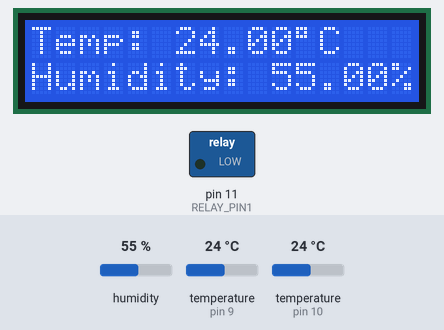
The sketch below on a simulated Arduino Uno, built with avr-gcc and run on an emulated ATmega328P. On the bench: 16×2 character LCD, switched loads named in the sketch (green lamp = pin HIGH). Wiring (inferred from the names in the program): DHT11 sensor: data pin 10. The inputs (shaded band) are chosen by the test bench; at power-on: temperature (sensors on pin 10, pin 9) 24 °C, humidity 55 %. The local clock reads 2024-03-15 10:24:30 at power-on unless the sketch sets it; pins used as bus, display or sensor lines are not drawn; what the sketch prints to the serial monitor is not drawn.

Above: at 1.2 s.
1.3 s: temperature (sensor on pin 10) set to 26 °C
At 7.0 s:
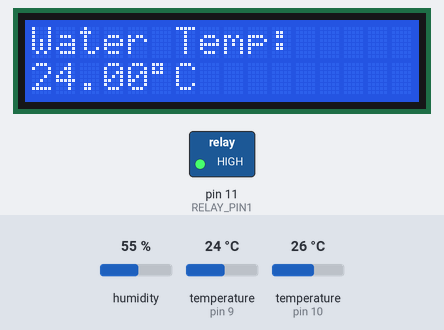
7.8 s: temperature (sensor on pin 9) set to 12 °C
At 12.0 s:
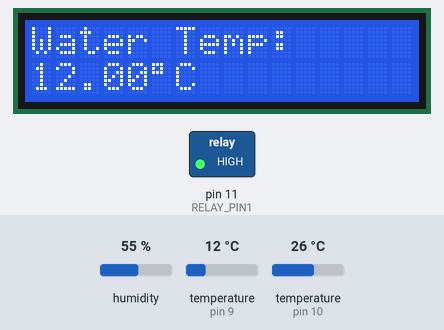
14.7 s: humidity set to 22 %
At 18.2 s:
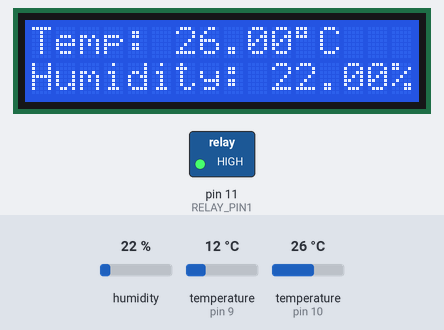
20.9 s: temperature (sensor on pin 10) set to 23 °C
At 23.2 s:
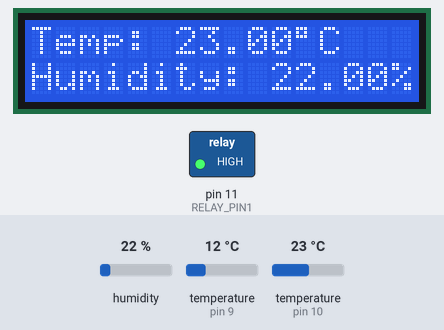
25.3 s: temperature (sensor on pin 10) set to 20 °C
At 26.2 s:
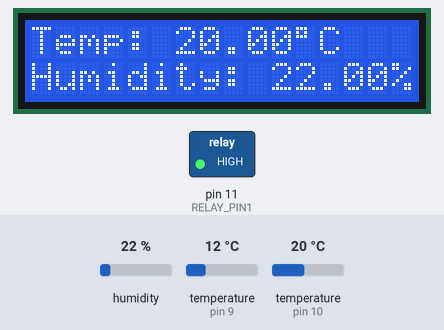
28.7 s: temperature (sensor on pin 9) set to 19 °C
At 32.6 s:
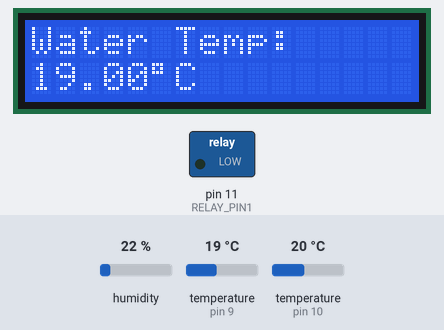
Timing chart, 0 to 34.1 s (numbered marks = the images above; inputs shaded):
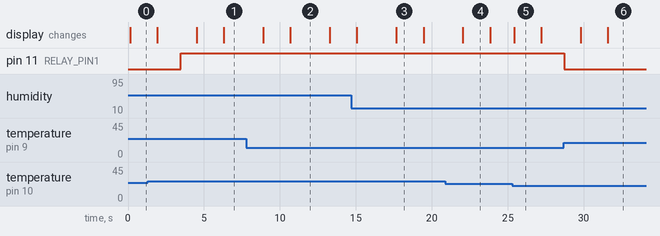

Measured:
- the behaviour switches between 24 and 25 °C on temperature (sensor on pin 10) (found by bisection; images 0 and 1)
- after the input at 1.3 s, pin 11 (RELAY_PIN1): LOW → HIGH after 2.2 s
- after the input at 7.8 s, the display: first differs from a run without the input after 2.9 s (image 2)
- after the input at 14.7 s, the display: first differs from a run without the input after 3.0 s (image 3)
- after the input at 20.9 s, the display: changes after 1.1 s (image 4)
- after the input at 25.3 s, the display: changes after 0.11 s (image 5)
- after the input at 28.7 s, the display: first differs from a run without the input after 2.9 s (image 6)

The sketch:

Code.ino
```cpp
/**
 * The code for the turtle tank
 * author: Levi Mariën
 */
#include <dht.h>
#include <Wire.h>
#include <OneWire.h>
#include <DallasTemperature.h>
#include <LiquidCrystal_I2C.h>
#include <LiquidCrystal.h>
#include <RTClib.h>

#include "tabel.h"

#define DS18B20_PIN 9
#define DHT11_PIN 10
#define RELAY_PIN1 11
#define RELAY_PIN2 12
#define LCD_I2C_ADDRESS 0x27
#define TEMPERATURE_LAMP_ON   21
#define TEMPERATURE_LAMP_OFF  25

//Set the LCD I2C address and pins on the I2C chip used for LCD connections.
LiquidCrystal_I2C lcd(LCD_I2C_ADDRESS, 2, 1, 0, 4, 5, 6, 7, 3, POSITIVE);
RTC_DS1307 rtc;
OneWire oneWire(DS18B20_PIN);
DallasTemperature sensors(&oneWire);
dht DHT;

void calculateMainState();
void errorState();
int getTemperatureSunTank();
void displayTempAndHum();
void displayTempWater();
void switchRelayOnOff(bool switchOnOff);

//The different states for the state machine
enum MainStates {
        Day,              //Day state
        Night,            //Night state
        Error             //Error state
};
enum DayStates {
        DisplayTempAndHumidity, //Display the temperature and humidity of the sun tank
        DisplayTempWater, //Display the temperature of the water
        SwitchOffLamp,    //Switch off the lamp
        SwitchOnLamp      //Switch on the lamp
};

enum NightStates {
        sleep,
        wakeUp
};

enum MainStates mainState;
enum DayStates dayState;
enum NightStates nightState;

char daysOfTheWeek[7][12] = {"Sunday", "Monday", "Tuesday", "Wednesday", "Thursday", "Friday", "Saturday"};
int temperatureSunTank;
int temperatureWater;
int check;

void setup(){

        Serial.begin(9600);
        lcd.begin(16,2);
        pinMode(RELAY_PIN1, OUTPUT);
        sensors.begin();
        if (!rtc.begin()) {
                Serial.println("Couldn't find RTC");
                while (1) ;
        }

        calculateMainState();

        if (!rtc.isrunning()) {
                Serial.println("RTC is NOT running!");
                // following line sets the RTC to the date & time this sketch was compiled
                rtc.adjust(DateTime(F(__DATE__), F(__TIME__)));
                // This line sets the RTC with an explicit date & time, for example to set
                // January 21, 2014 at 3am you would call:
                // rtc.adjust(DateTime(2014, 1, 21, 3, 0, 0));
        }
}

/**
 * This function pulls the time of the RTC and sets the Day or Night state
 */
void calculateMainState() {

        DateTime now = rtc.now();
        Serial.print(now.year(), DEC);
        Serial.print('/');
        Serial.print(now.month(), DEC);
        Serial.print('/');
        Serial.print(now.day(), DEC);
        Serial.print(" (");
        Serial.print(daysOfTheWeek[now.dayOfTheWeek()]);
        Serial.print(") ");
        Serial.print(now.hour(), DEC);
        Serial.print(':');
        Serial.print(now.minute(), DEC);
        Serial.print(':');
        Serial.print(now.second(), DEC);
        Serial.println();

        mainState = Day;
        if (mainState == Day) {
                dayState = DisplayTempAndHumidity;
        }
}

void errorState() {
        lcd.clear();
        lcd.setCursor(0,0);
        lcd.print("!!Error!!");
        lcd.setCursor(0,1);
        lcd.print("!!Error!!");
}
int getTemperatureSunTank() {
        check = DHT.read11(DHT11_PIN);
        return (int)DHT.temperature;
}

void displayTempAndHum() {
        check = DHT.read11(DHT11_PIN);

        //Print to LCD
        lcd.clear();
        lcd.setCursor(0,0);
        lcd.print("Temp: ");
        lcd.print(DHT.temperature);
        lcd.print((char)223);
        lcd.print("C");
        lcd.setCursor(0,1);
        lcd.print("Humidity: ");
        lcd.print(DHT.humidity);
        lcd.print("%");

        //Display on Serial
        Serial.print("Temperature = ");
        Serial.println(DHT.temperature);
        Serial.print("Humidity = ");
        Serial.println(DHT.humidity);

}

void displayTempWater() {

        sensors.requestTemperatures();
        lcd.clear();
        lcd.setCursor(0,0);
        lcd.print("Water Temp: ");
        lcd.setCursor(0,1);
        lcd.print(sensors.getTempCByIndex(0));
        lcd.print((char)223);
        lcd.print("C");

        Serial.print("Water temperature = ");
        Serial.println(sensors.getTempCByIndex(0));

}
void switchRelayOnOff(bool switchOnOff) {

//If switchOnOff is true --> switch on lamp
//if switchOnOff is false --> switch off lamp
        if (switchOnOff) {
                digitalWrite(RELAY_PIN1, 0);
        } else {
                digitalWrite(RELAY_PIN1, 1);
        }
}

void loop()
{
        //calculateMainState();

        if (mainState == Day) {
                if (dayState == DisplayTempAndHumidity) {
                        displayTempAndHum();
                        delay(500);
                        Serial.print("State: DisplayTempAndHumidity");
                        Serial.println();
                        dayState = DisplayTempWater;
                        delay(500);
                } else if (dayState == DisplayTempWater) {
                        displayTempWater();
                        delay(500);
                        Serial.print("State: DisplayTempWater");
                        Serial.println();
                        temperatureSunTank = getTemperatureSunTank();
                        delay(500);
                        if (temperatureSunTank >= TEMPERATURE_LAMP_OFF) {
                                dayState = SwitchOffLamp;
                                delay(500);
                        } else if (temperatureSunTank <= TEMPERATURE_LAMP_ON) {
                                dayState = SwitchOnLamp;
                                delay(500);
                        } else {
                                calculateMainState();
                                delay(500);
                        }
                } else if (dayState == SwitchOffLamp) {
                        switchRelayOnOff(false);
                        delay(500);
                        Serial.print("State: SwitchOffLamp");
                        Serial.println();
                        calculateMainState();
                        delay(500);
                } else if (dayState == SwitchOnLamp) {
                        switchRelayOnOff(true);
                        delay(500);
                        Serial.print("State: SwitchOnLamp");
                        Serial.println();
                        calculateMainState();
                        delay(500);
                }
        } else if (mainState == Night) {


        } else {
                errorState();
        }
}
```

dht.h
```cpp
//
//    FILE: dht.h
//  AUTHOR: Rob Tillaart
// VERSION: 0.1.14
// PURPOSE: DHT Temperature & Humidity Sensor library for Arduino
//     URL: http://arduino.cc/playground/Main/DHTLib
//
// HISTORY:
// see dht.cpp file
//

#ifndef dht_h
#define dht_h

#if ARDUINO < 100
#include <WProgram.h>
#else
#include <Arduino.h>
#endif

#define DHT_LIB_VERSION "0.1.14"

#define DHTLIB_OK                0
#define DHTLIB_ERROR_CHECKSUM   -1
#define DHTLIB_ERROR_TIMEOUT    -2
#define DHTLIB_INVALID_VALUE    -999

#define DHTLIB_DHT11_WAKEUP     18
#define DHTLIB_DHT_WAKEUP       1

// max timeout is 100 usec.
// For a 16 Mhz proc 100 usec is 1600 clock cycles
// loops using DHTLIB_TIMEOUT use at least 4 clock cycli
// so 100 us takes max 400 loops
// so by dividing F_CPU by 40000 we "fail" as fast as possible
#define DHTLIB_TIMEOUT (F_CPU/40000)

class dht
{
public:
    // return values:
    // DHTLIB_OK
    // DHTLIB_ERROR_CHECKSUM
    // DHTLIB_ERROR_TIMEOUT
    int read11(uint8_t pin);
    int read(uint8_t pin);

    inline int read21(uint8_t pin) { return read(pin); };
    inline int read22(uint8_t pin) { return read(pin); };
    inline int read33(uint8_t pin) { return read(pin); };
    inline int read44(uint8_t pin) { return read(pin); };

    double humidity;
    double temperature;

private:
    uint8_t bits[5];  // buffer to receive data
    int _readSensor(uint8_t pin, uint8_t wakeupDelay);
};
#endif
//
// END OF FILE
//
```

tabel.h
```cpp
/**
 * This is a big table with the sunrise and sunsets of all the days in the year
 * https://www.gaisma.com/en/location/antwerp.html
 */
```
